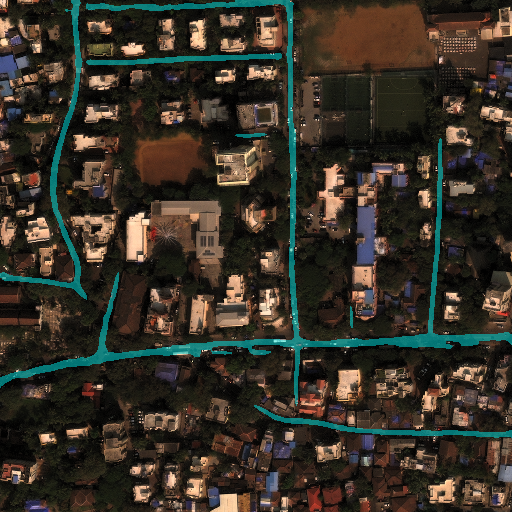
#> input picture backend/ai/evaluation/overlay.png, 512 x 512 px, found by its file name; its folder holds 2 pictures in this run
$ python visualize_samples.py
#> lines starting #> are read from the running program, lines starting #| are printed output that depends on the picture; after the words box and inside, x2 and y2 are one past the last pixel; in counts of white or black regions, pixels touching at a corner belong together; pictures that were not available may be replaced by others from this repository, and a replacement may not be noted
"""
Sample Visualization Generator for Preprocessed SpaceNet Road Dataset.

Generates at least 10 sample visualizations showing original satellite imagery
side-by-side with road mask overlays, as well as a grid contact sheet.
"""

import os
import glob
import random
import logging
from pathlib import Path
from typing import List, Tuple

import cv2
import numpy as np

from .config import (
    PROCESSED_IMAGES_DIR,
    PROCESSED_MASKS_DIR,
    PROCESSED_VISUALIZATIONS_DIR,
    NUM_VISUALIZATION_SAMPLES,
    RANDOM_SEED,
    ROAD_VAL,
)

logging.basicConfig(level=logging.INFO, format="%(asctime)s [%(levelname)s] %(message)s")
logger = logging.getLogger("Visualizer")


def create_overlay_image(img_bgr: np.ndarray, mask: np.ndarray, alpha: float = 0.5) -> np.ndarray:
    """
    Create a vibrant green road overlay on top of satellite imagery.

    Args:
        img_bgr: Original satellite image (H, W, 3) in BGR order
        mask: Binary gray mask (H, W) where road pixels are >= 128
        alpha: Transparency blending factor for road overlay
    """
    overlay = img_bgr.copy()
    road_indices = mask >= (ROAD_VAL / 2.0)

    # Create vibrant green color mask (BGR: [0, 255, 0])
    color_mask = np.zeros_like(img_bgr)
    color_mask[road_indices] = [0, 255, 0]  # Bright green

    # Blend original image with color mask where road exists
    blended = cv2.addWeighted(img_bgr, 1.0 - alpha, color_mask, alpha, 0)
    overlay[road_indices] = blended[road_indices]

    # Draw thin contour outlines around road boundaries for maximum visual crispness
    contours, _ = cv2.findContours((mask >= 128).astype(np.uint8), cv2.RETR_TREE, cv2.CHAIN_APPROX_SIMPLE)
    cv2.drawContours(overlay, contours, -1, (0, 255, 255), 1)  # Yellow contour border

    return overlay


def create_side_by_side_panel(img_bgr: np.ndarray, overlay_bgr: np.ndarray, chip_id: str) -> np.ndarray:
    """
    Create a clean side-by-side comparison panel with titles.

    LEFT: Original PS-RGB Image
    RIGHT: Satellite Image + Road Overlay
    """
    h, w, c = img_bgr.shape

    # Header bar height
    header_h = 50
    panel_w = w * 2
    panel_h = h + header_h

    panel = np.zeros((panel_h, panel_w, 3), dtype=np.uint8)

    # Header bar background (Dark navy)
    panel[:header_h, :] = [30, 20, 20]

    # Place left and right images
    panel[header_h:, :w] = img_bgr
    panel[header_h:, w:] = overlay_bgr

    # Add text headers
    font = cv2.FONT_HERSHEY_SIMPLEX
    cv2.putText(panel, f"Chip: {chip_id} | Original PS-RGB", (20, 32), font, 0.7, (255, 255, 255), 2, cv2.LINE_AA)
    cv2.putText(panel, "Road Mask Overlay (Green)", (w + 20, 32), font, 0.7, (0, 255, 255), 2, cv2.LINE_AA)

    # Dividing line down middle
    cv2.line(panel, (w, 0), (w, panel_h), (255, 255, 255), 2)

    return panel


def generate_visualizations(num_samples: int = NUM_VISUALIZATION_SAMPLES) -> List[Path]:
    """Generate individual sample visualizations and a grid contact sheet."""
#> called with num_samples = 10
    PROCESSED_VISUALIZATIONS_DIR.mkdir(parents=True, exist_ok=True)

    img_paths = sorted(glob.glob(str(PROCESSED_IMAGES_DIR / "*.png")))
    if not img_paths:
        raise FileNotFoundError(f"No processed images found in {PROCESSED_IMAGES_DIR}. Run preprocessor first!")

    # Select chips with non-empty roads for compelling visualizations
    candidate_chips: List[Tuple[str, int]] = []
    for img_p in img_paths:
        chip_id = Path(img_p).stem
        mask_p = PROCESSED_MASKS_DIR / f"{chip_id}.png"
        if mask_p.exists():
            mask = cv2.imread(str(mask_p), cv2.IMREAD_GRAYSCALE)
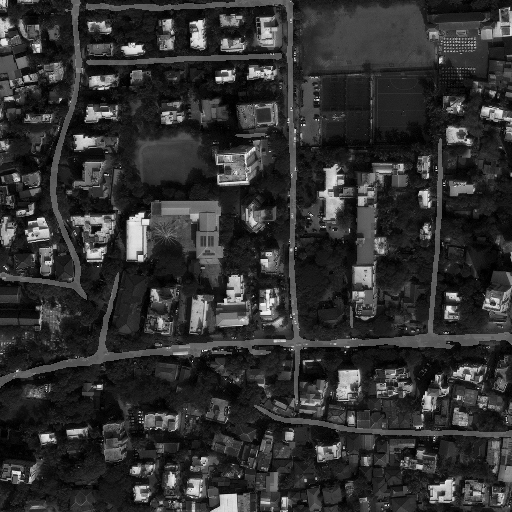
#> mask: shape (512, 512); min 1, max 242, mean 49
            road_count = int((mask >= 128).sum())
#> road_count = 16626
            if road_count > 1000:  # Has significant road presence
                candidate_chips.append((chip_id, road_count))

    # Sort candidates by road pixel count (descending) or sample deterministically
    candidate_chips.sort(key=lambda x: x[1], reverse=True)

    rand = random.Random(RANDOM_SEED)
    selected_chips: List[str] = []

    if len(candidate_chips) >= num_samples:
        # Pick top 5 with highest road density + 5 random non-empty
        selected_chips.extend([c[0] for c in candidate_chips[:5]])
        remaining = candidate_chips[5:]
        rand.shuffle(remaining)
        selected_chips.extend([c[0] for c in remaining[: (num_samples - 5)]])
    else:
        selected_chips = [Path(p).stem for p in img_paths[:num_samples]]

    saved_samples: List[Path] = []
    panels: List[np.ndarray] = []

    logger.info(f"Generating {len(selected_chips)} visualization samples...")

    for idx, chip_id in enumerate(selected_chips, 1):
        img_p = PROCESSED_IMAGES_DIR / f"{chip_id}.png"
        mask_p = PROCESSED_MASKS_DIR / f"{chip_id}.png"

        img_bgr = cv2.imread(str(img_p))
#> img_bgr is the input picture: shape (512, 512, 3); mean B, G, R 39.4, 48.9, 54.4
        mask = cv2.imread(str(mask_p), cv2.IMREAD_GRAYSCALE)

        overlay = create_overlay_image(img_bgr, mask)
#> in create_overlay_image, `road_indices = mask >= (ROAD_VAL / 2.0)`:
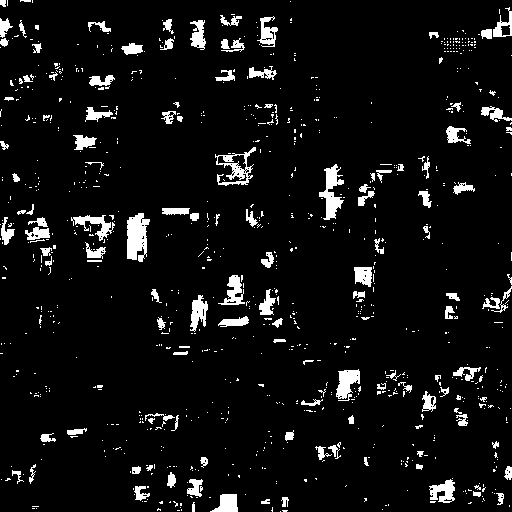
#> road_indices: shape (512, 512) bool; 6.3% white; 908 white regions (785 under 20 px)
#> in create_overlay_image, `blended = cv2.addWeighted(img_bgr, 1.0 - alpha, color_mask, alpha, 0)`:
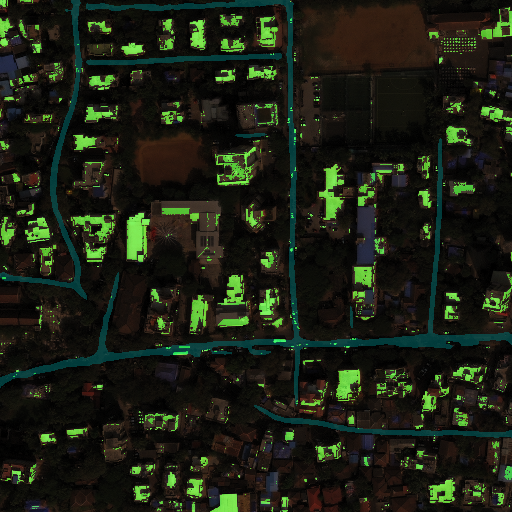
#> blended: shape (512, 512, 3); mean B, G, R 19.7, 32.6, 27.2
#> in create_overlay_image, `contours, _ = cv2.findContours((mask >= 128).astype(np.uint8), cv2.RET..`: contours = 1051 contours, 951 with area under 20; largest, box (x1, y1, x2, y2) and area: (127, 213, 150, 262) 736, (215, 147, 256, 186) 610, (319, 164, 344, 220) 554, (336, 369, 360, 401) 412, (429, 479, 455, 503) 332
#> in create_overlay_image, `cv2.drawContours(overlay, contours, -1, (0, 255, 255), 1)`:
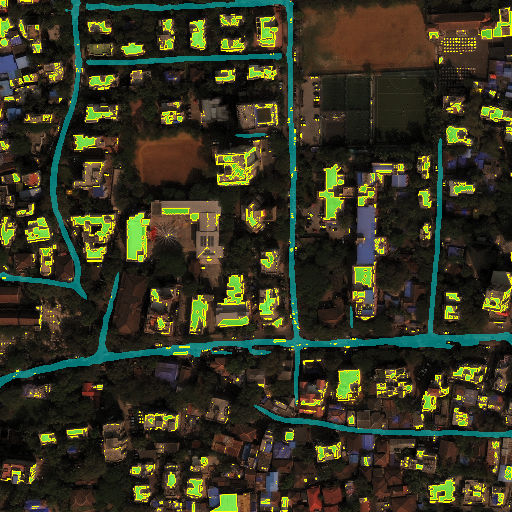
#> overlay: shape (512, 512, 3); mean B, G, R 33.1, 53.7, 53.5
        panel = create_side_by_side_panel(img_bgr, overlay, chip_id)
#> in create_side_by_side_panel, `panel[header_h:, :w] = img_bgr`:
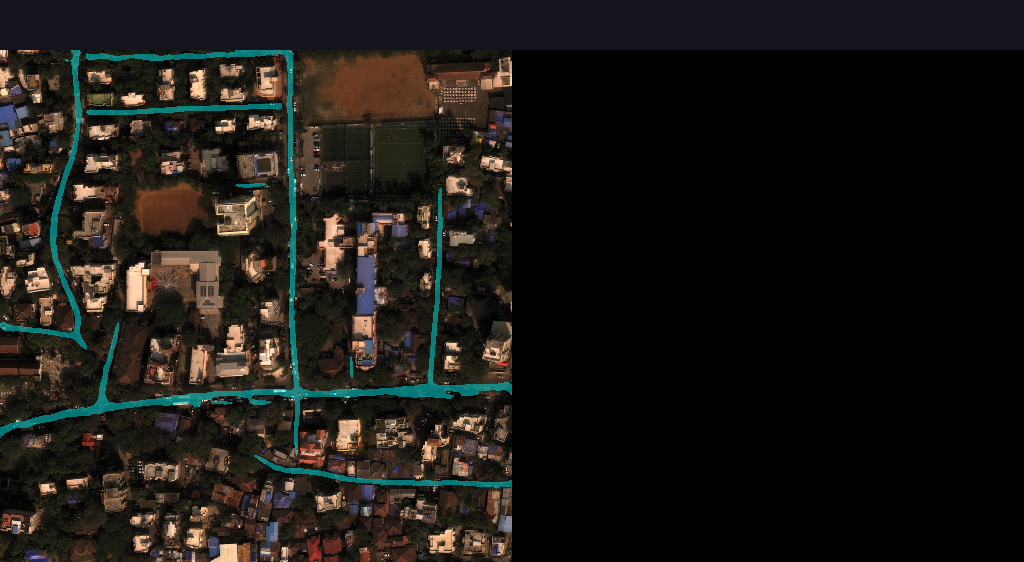
#> panel: shape (562, 1024, 3); mean B, G, R 20.6, 24.1, 26.5

        sample_path = PROCESSED_VISUALIZATIONS_DIR / f"sample_{idx:02d}_{chip_id}.png"
        cv2.imwrite(str(sample_path), panel)
        saved_samples.append(sample_path)

        # Resize for contact sheet grid
        h, w, c = panel.shape
#> h = 562; w = 1024; c = 3
        resized_panel = cv2.resize(panel, (640, int(640 * h / w)))
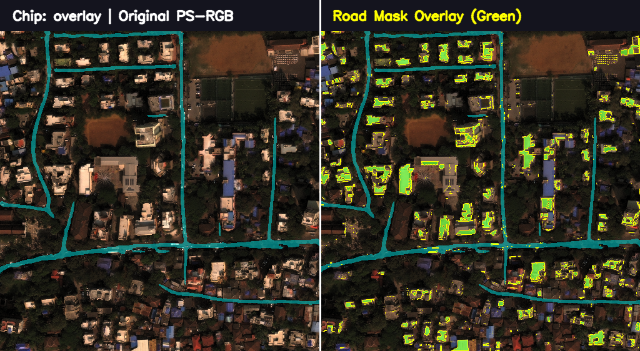
#> resized_panel: shape (351, 640, 3); mean B, G, R 37.2, 51.2, 53.5
        panels.append(resized_panel)

        logger.info(f"Saved sample {idx}/{len(selected_chips)}: {sample_path.name}")

    # Generate Contact Sheet (Grid)
    if panels:
        cols = 2
        rows = (len(panels) + cols - 1) // cols
#> rows = 1
        pw, ph = panels[0].shape[1], panels[0].shape[0]
#> pw = 640; ph = 351

        contact_sheet = np.zeros((rows * ph, cols * pw, 3), dtype=np.uint8)

        for i, p in enumerate(panels):
            r = i // cols
            c = i % cols
            contact_sheet[r * ph : (r + 1) * ph, c * pw : (c + 1) * pw] = p
#> this loop made 1 pass
#> (r, c) on pass 1: (0, 0)
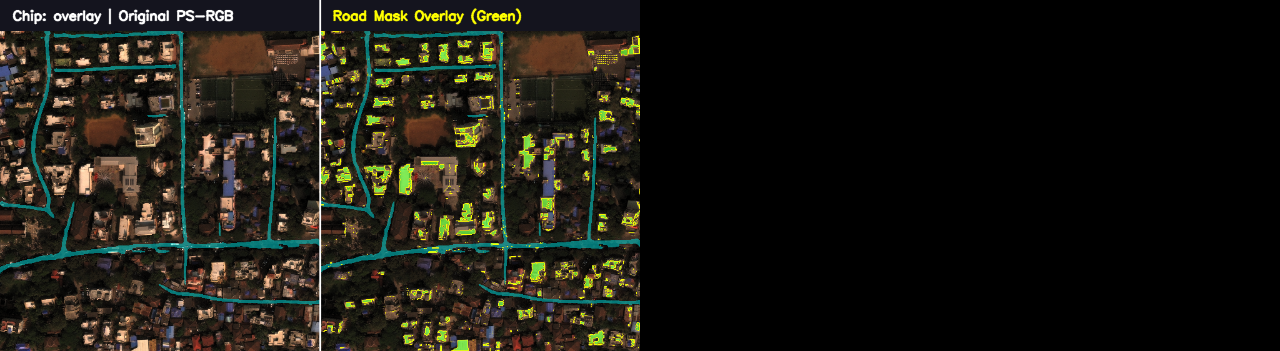
#> contact_sheet: shape (351, 1280, 3); mean B, G, R 18.6, 25.6, 26.8

        contact_path = PROCESSED_VISUALIZATIONS_DIR / "contact_sheet.png"
        cv2.imwrite(str(contact_path), contact_sheet)
        logger.info(f"Saved contact sheet grid to: {contact_path}")

    return saved_samples


if __name__ == "__main__":
    generate_visualizations()
